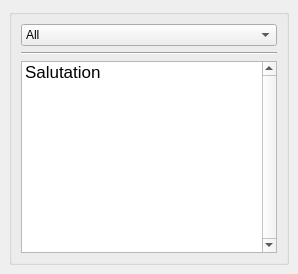
  <widget class="QDockWidget" name="blocksDockWidget">
   <property name="font">
    <font>
     <weight>75</weight>
     <bold>true</bold>
    </font>
   </property>
   <property name="features">
    <set>QDockWidget::DockWidgetFloatable|QDockWidget::DockWidgetMovable</set>
   </property>
   <property name="windowTitle">
    <string>Dialogue Blocks</string>
   </property>
   <attribute name="dockWidgetArea">
    <number>1</number>
   </attribute>
   <widget class="QWidget" name="dockWidgetContents">
    <layout class="QGridLayout" name="gridLayout_8">
     <item row="0" column="0">
      <layout class="QGridLayout" name="gridLayout_3">
       <item row="0" column="0" colspan="2">
        <widget class="QGroupBox" name="groupBox_11">
         <property name="font">
          <font>
           <weight>50</weight>
           <bold>false</bold>
          </font>
         </property>
         <property name="title">
          <string/>
         </property>
         <layout class="QGridLayout" name="gridLayout_7">
          <item row="0" column="0">
           <widget class="QComboBox" name="dialogueBlocksCategoryComboBox">
            <item>
             <property name="text">
              <string>All</string>
             </property>
            </item>
            <item>
             <property name="text">
              <string>Opening</string>
             </property>
            </item>
            <item>
             <property name="text">
              <string>Service-Provision</string>
             </property>
            </item>
            <item>
             <property name="text">
              <string>Closing</string>
             </property>
            </item>
            <item>
             <property name="text">
              <string>Chit-Chat</string>
             </property>
            </item>
           </widget>
          </item>
          <item row="1" column="0">
           <widget class="Line" name="line_3">
            <property name="orientation">
             <enum>Qt::Horizontal</enum>
            </property>
           </widget>
          </item>
          <item row="2" column="0">
           <widget class="QListWidget" name="dragListWidget">
            <property name="font">
             <font>
              <pointsize>13</pointsize>
              <weight>50</weight>
              <bold>false</bold>
             </font>
            </property>
            <property name="lineWidth">
             <number>1</number>
            </property>
            <property name="verticalScrollBarPolicy">
             <enum>Qt::ScrollBarAlwaysOn</enum>
            </property>
            <property name="dragEnabled">
             <bool>true</bool>
            </property>
            <property name="dragDropMode">
             <enum>QAbstractItemView::DragOnly</enum>
            </property>
            <property name="alternatingRowColors">
             <bool>true</bool>
            </property>
            <property name="iconSize">
             <size>
              <width>100</width>
              <height>60</height>
             </size>
            </property>
            <property name="wordWrap">
             <bool>true</bool>
            </property>
            <property name="selectionRectVisible">
             <bool>true</bool>
            </property>
            <property name="sortingEnabled">
             <bool>true</bool>
            </property>
            <item>
             <property name="text">
              <string>Salutation</string>
             </property>
             <property name="font">
              <font>
               <pointsize>13</pointsize>
               <weight>50</weight>
               <bold>false</bold>
              </font>
             </property>
             <property name="icon">
              <iconset resource="hre_resources/resources.qrc">
               <normaloff>:/hreresources/pepper-icons/pepper-greet.png</normaloff>:/hreresources/pepper-icons/pepper-greet.png</iconset>
             </property>
            </item>
           </widget>
          </item>
         </layout>
        </widget>
       </item>
      </layout>
     </item>
    </layout>
   </widget>
  </widget>
